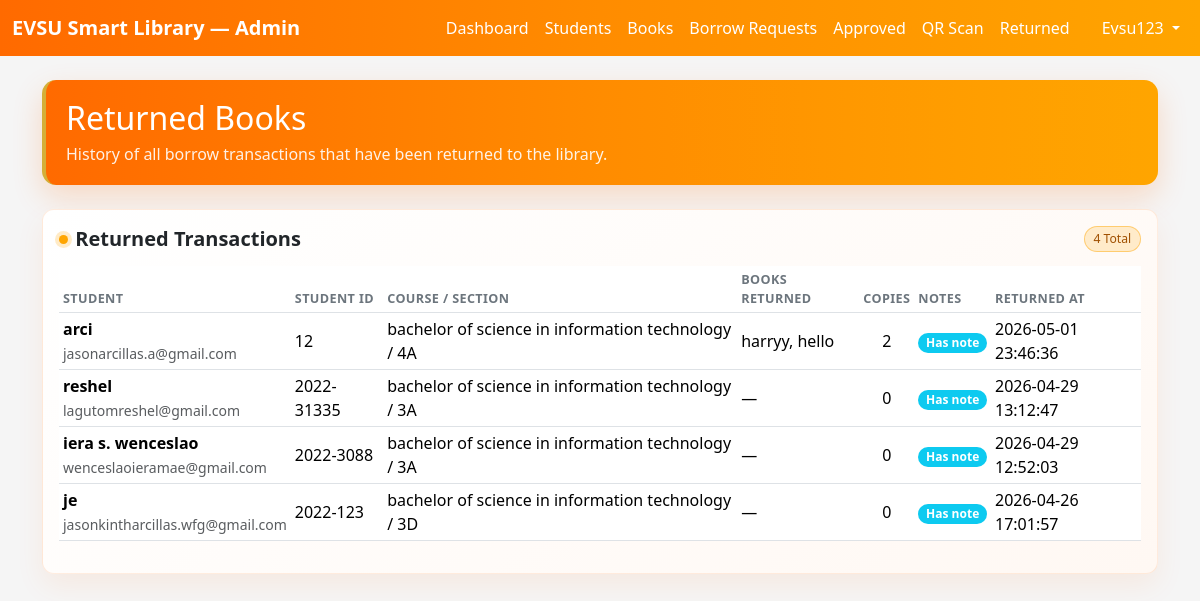
The app's page /admin/returns.php (signed in) with its own data.
### tables this page shows
CREATE TABLE `borrow_requests` (
  `id` int(10) UNSIGNED NOT NULL,
  `student_id` int(10) UNSIGNED NOT NULL,
  `qr_token` varchar(100) NOT NULL,
  `status` enum('pending','approved','rejected','claimed','returned') NOT NULL DEFAULT 'pending',
  `requested_at` timestamp NOT NULL DEFAULT current_timestamp(),
  `approved_at` timestamp NULL DEFAULT NULL,
  `rejected_at` timestamp NULL DEFAULT NULL,
  `claimed_at` timestamp NULL DEFAULT NULL,
  `returned_at` timestamp NULL DEFAULT NULL,
  `admin_id_approved` int(10) UNSIGNED DEFAULT NULL,
  `admin_id_rejected` int(10) UNSIGNED DEFAULT NULL,
  `admin_id_claimed` int(10) UNSIGNED DEFAULT NULL,
  `admin_id_returned` int(10) UNSIGNED DEFAULT NULL,
  `notes` text DEFAULT NULL
);

CREATE TABLE `students` (
  `id` int(10) UNSIGNED NOT NULL,
  `name` varchar(100) NOT NULL,
  `student_id` varchar(50) NOT NULL,
  `course` varchar(100) NOT NULL,
  `section` varchar(50) NOT NULL,
  `email` varchar(150) NOT NULL,
  `username` varchar(50) NOT NULL,
  `password_hash` varchar(255) NOT NULL,
  `profile_picture` varchar(255) DEFAULT NULL,
  `created_at` timestamp NOT NULL DEFAULT current_timestamp(),
  `updated_at` timestamp NULL DEFAULT NULL ON UPDATE current_timestamp()
);

### admin/returns.php (the view, shortened to what this page needs)
<?php
require_once __DIR__ . '/../includes/admin_layout.php';
$pdo = db_connect();
$stmt = $pdo->query(
    "SELECT br.*, s.name AS student_name, s.student_id AS student_code, s.course, s.section, s.email,
            (SELECT GROUP_CONCAT(b.title ORDER BY b.title SEPARATOR ', ')
             FROM borrow_request_items bri
             JOIN books b ON b.id = bri.book_id
             WHERE bri.borrow_request_id = br.id) AS book_titles,
            (SELECT COALESCE(SUM(bri.quantity), 0)
             FROM borrow_request_items bri
             WHERE bri.borrow_request_id = br.id) AS total_copies
     FROM borrow_requests br
     JOIN students s ON s.id = br.student_id
     WHERE br.status = 'returned'
     ORDER BY br.returned_at DESC"
);
$returns = $stmt->fetchAll();
admin_render_header('Returned Books');
?>
<div class="row mb-4">
    <div class="col-12">
        <div class="sl-page-header sl-returns-hero">
            <h2 class="mb-1">Returned Books</h2>
            <p class="mb-0" style="color: rgba(255, 255, 255, 0.9);">
                History of all borrow transactions that have been returned to the library.
            </p>
        </div>
    </div>
</div>
<div class="card sl-card sl-returns-card">
    <div class="card-body">
        <div class="sl-returns-head">
            <h5 class="fw-semibold sl-returns-title"><span class="dot"></span>Returned Transactions</h5>
            <span class="sl-returns-chip"><?php echo count($returns); ?> Total</span>
        </div>
        <div class="table-responsive">
            <table class="table table-sm align-middle sl-returns-table">
                <thead>
                    <tr>
                        <th>Student</th>
                        <th>Student ID</th>
                        <th>Course / Section</th>
                        <th>Books Returned</th>
                        <th>Copies</th>
                        <th>Notes</th>
                        <th>Returned At</th>
                    </tr>
                </thead>
                <tbody>
                    <?php if ($returns): ?>
                        <?php foreach ($returns as $r): ?>
                            <tr>
                                <td>
                                    <span class="fw-semibold"><?php echo htmlspecialchars($r['student_name'], ENT_QUOTES, 'UTF-8'); ?></span>
                                    <?php if (!empty($r['email'])): ?>
                                        <br><small class="text-muted"><?php echo htmlspecialchars($r['email'], ENT_QUOTES, 'UTF-8'); ?></small>
                                    <?php endif; ?>
                                </td>
                                <td><?php echo htmlspecialchars($r['student_code'], ENT_QUOTES, 'UTF-8'); ?></td>
                                <td>
                                    <?php echo htmlspecialchars($r['course'], ENT_QUOTES, 'UTF-8'); ?>
                                    / <?php echo htmlspecialchars($r['section'], ENT_QUOTES, 'UTF-8'); ?>
                                </td>
                                <td class="text-break"><?php echo htmlspecialchars($r['book_titles'] ?? '—', ENT_QUOTES, 'UTF-8'); ?></td>
                                <td class="text-center"><?php echo (int) ($r['total_copies'] ?? 0); ?></td>
                                <td>
                                    <?php if ($r['notes']): ?>
                                        <span class="badge bg-info small sl-returns-note" title="<?php echo htmlspecialchars($r['notes'], ENT_QUOTES, 'UTF-8'); ?>">Has note</span>
                                    <?php else: ?>
                                        <span class="text-muted">—</span>
                                    <?php endif; ?>
                                </td>
                                <td><?php echo htmlspecialchars($r['returned_at'] ?? '—', ENT_QUOTES, 'UTF-8'); ?></td>
                            </tr>
                        <?php endforeach; ?>
                    <?php else: ?>
                        <tr>
                            <td colspan="6" class="text-center text-muted py-4">No returned borrows yet.</td>
                        </tr>
                    <?php endif; ?>
                </tbody>
            </table>
        </div>
    </div>
</div>
<?php
admin_render_footer();

### includes/admin_layout.php (shortened to what this page needs)
<?php
function admin_render_header(string $page_title = 'Admin'): void
{
    ?>
    <!DOCTYPE html>
    <html lang="en">
    <head>
        <link rel="stylesheet" href="https://cdn.jsdelivr.net/npm/bootstrap@5.3.3/dist/css/bootstrap.min.css">
    </head>
    <body>
    <nav class="navbar navbar-expand-lg sl-navbar mb-4">
        <div class="container-fluid">
            <a class="navbar-brand fw-semibold" href="<?php echo BASE_URL; ?>/admin/dashboard.php">
                EVSU Smart Library — Admin
            </a>
            <div class="collapse navbar-collapse" id="adminNavbar">
                <ul class="navbar-nav ms-auto mb-2 mb-lg-0">
                    <li class="nav-item">
                        <a class="nav-link" href="<?php echo BASE_URL; ?>/admin/dashboard.php">Dashboard</a>
                    </li>
                    <li class="nav-item">
                        <a class="nav-link" href="<?php echo BASE_URL; ?>/admin/students_create.php">Students</a>
                    </li>
                    <li class="nav-item">
                        <a class="nav-link" href="<?php echo BASE_URL; ?>/admin/books.php">Books</a>
                    </li>
                    <li class="nav-item">
                        <a class="nav-link" href="<?php echo BASE_URL; ?>/admin/borrow_requests.php">
                            Borrow Requests
                        </a>
                    </li>
                    <li class="nav-item">
                        <a class="nav-link" href="<?php echo BASE_URL; ?>/admin/approved.php">Approved</a>
                    </li>
                    <li class="nav-item">
                        <a class="nav-link" href="<?php echo BASE_URL; ?>/admin/qr_scan.php">QR Scan</a>
                    </li>
                    <li class="nav-item">
                        <a class="nav-link" href="<?php echo BASE_URL; ?>/admin/returns.php">Returned</a>
                    </li>
                    <li class="nav-item dropdown ms-lg-3">
                        <a class="nav-link dropdown-toggle navbar-text" href="#" id="adminUserDropdown" role="button" data-bs-toggle="dropdown" aria-expanded="false">
                            <?php echo htmlspecialchars($_SESSION['admin_username'] ?? 'Admin', ENT_QUOTES, 'UTF-8'); ?>
                        </a>
                    </li>
                </ul>
            </div>
        </div>
    </nav>
    <main class="container mb-5">
    <?php
}
function admin_render_footer(): void
{
    ?>
    </main>
    </body>
    </html>
    <?php
}

### admin/returns.php (style rules this page uses)
.sl-returns-hero { position: relative; overflow: hidden; background: linear-gradient(90deg, #FF6A00, #FF8C00, #FFA500); border-radius: 14px; color: #fff; padding: 1.2rem 1.25rem; box-shadow: 0 12px 30px rgba(255, 106, 0, 0.2); }
.sl-returns-hero::after { content: ""; position: absolute; inset: 0; background: radial-gradient(circle at top right, rgba(255, 165, 0, 0.2), transparent 45%); pointer-events: none; }
.sl-returns-hero h2, .sl-returns-hero p { position: relative; z-index: 1; }
.sl-returns-card { border: 1px solid rgba(255, 106, 0, 0.12); background: linear-gradient(145deg, #ffffff, #fff8f3); box-shadow: 0 12px 28px rgba(255, 106, 0, 0.08); }
.sl-returns-head { display: flex; align-items: center; justify-content: space-between; gap: 0.5rem; margin-bottom: 0.85rem; }
.sl-returns-title { display: inline-flex; align-items: center; gap: 0.45rem; margin: 0; }
.sl-returns-title .dot { width: 9px; height: 9px; border-radius: 50%; background: #FFA500; box-shadow: 0 0 0 4px rgba(255, 165, 0, 0.22); }
.sl-returns-chip { font-size: 0.76rem; border: 1px solid rgba(255, 165, 0, 0.45); background: rgba(255, 165, 0, 0.18); color: #A05000; border-radius: 999px; padding: 0.2rem 0.55rem; display: inline-flex; align-items: center; }
.sl-returns-table thead th { font-size: 0.79rem; text-transform: uppercase; letter-spacing: 0.03em; color: #6c757d; border-bottom-width: 1px; }
.sl-returns-note { border-radius: 999px; font-weight: 600; }

### records on screen
borrow_requests: student.name "arci", student.email "jasonarcillas.a@gmail.com", student.student_id "12", student.course "bachelor of science in information technology", student.section "4A", book_titles "harryy, hello", total_copies "2", returned_at "2026-05-01 23:46:36"
borrow_requests: student.name "reshel", student.email "lagutomreshel@gmail.com", student.student_id "2022-31335", student.course "bachelor of science in information technology", student.section "3A", book_titles "—", total_copies "0", returned_at "2026-04-29 13:12:47"
borrow_requests: student.name "iera s. wenceslao", student.email "wenceslaoieramae@gmail.com", student.student_id "2022-3088", student.course "bachelor of science in information technology", student.section "3A", book_titles "—", total_copies "0", returned_at "2026-04-29 12:52:03"
borrow_requests: student.name "je", student.email "jasonkintharcillas.wfg@gmail.com", student.student_id "2022-123", student.course "bachelor of science in information technology", student.section "3D", book_titles "—", total_copies "0", returned_at "2026-04-26 17:01:57"

### other values on screen
$_SESSION['admin_username'] "Evsu123"
count($returns) "4"
